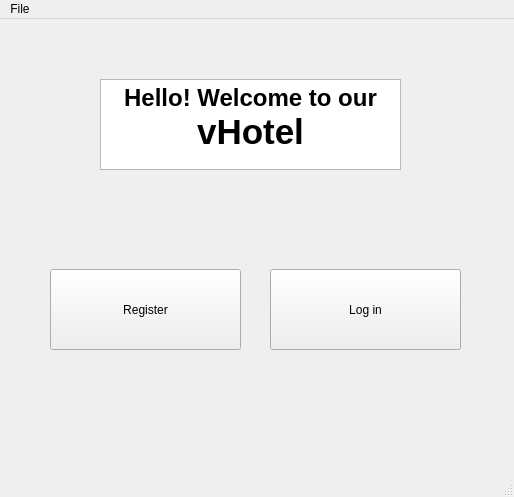
<?xml version="1.0" encoding="UTF-8"?>
<ui version="4.0">
 <class>MainWindow</class>
 <widget class="QMainWindow" name="MainWindow">
  <property name="enabled">
   <bool>true</bool>
  </property>
  <property name="geometry">
   <rect>
    <x>0</x>
    <y>0</y>
    <width>514</width>
    <height>497</height>
   </rect>
  </property>
  <property name="windowTitle">
   <string>MainWindow</string>
  </property>
  <widget class="QWidget" name="centralwidget">
   <property name="enabled">
    <bool>true</bool>
   </property>
   <widget class="QTextBrowser" name="textBrowser">
    <property name="geometry">
     <rect>
      <x>100</x>
      <y>60</y>
      <width>301</width>
      <height>91</height>
     </rect>
    </property>
    <property name="html">
     <string>&lt;!DOCTYPE HTML PUBLIC &quot;-//W3C//DTD HTML 4.0//EN&quot; &quot;http://www.w3.org/TR/REC-html40/strict.dtd&quot;&gt;
&lt;html&gt;&lt;head&gt;&lt;meta name=&quot;qrichtext&quot; content=&quot;1&quot; /&gt;&lt;style type=&quot;text/css&quot;&gt;
p, li { white-space: pre-wrap; }
&lt;/style&gt;&lt;/head&gt;&lt;body style=&quot; font-family:'MS Shell Dlg 2'; font-size:8.25pt; font-weight:400; font-style:normal;&quot;&gt;
&lt;p align=&quot;center&quot; style=&quot; margin-top:0px; margin-bottom:0px; margin-left:0px; margin-right:0px; -qt-block-indent:0; text-indent:0px;&quot;&gt;&lt;span style=&quot; font-size:18pt; font-weight:600;&quot;&gt;Hello! Welcome to our&lt;/span&gt;&lt;/p&gt;
&lt;p align=&quot;center&quot; style=&quot; margin-top:0px; margin-bottom:0px; margin-left:0px; margin-right:0px; -qt-block-indent:0; text-indent:0px;&quot;&gt;&lt;span style=&quot; font-size:26pt; font-weight:600;&quot;&gt;vHotel&lt;/span&gt;&lt;/p&gt;&lt;/body&gt;&lt;/html&gt;</string>
    </property>
   </widget>
   <widget class="QPushButton" name="pushButton">
    <property name="geometry">
     <rect>
      <x>50</x>
      <y>250</y>
      <width>191</width>
      <height>81</height>
     </rect>
    </property>
    <property name="styleSheet">
     <string notr="true">font: 23pt &quot;Narkisim&quot;;</string>
    </property>
    <property name="text">
     <string>Register</string>
    </property>
   </widget>
   <widget class="QPushButton" name="pushButton_2">
    <property name="geometry">
     <rect>
      <x>270</x>
      <y>250</y>
      <width>191</width>
      <height>81</height>
     </rect>
    </property>
    <property name="styleSheet">
     <string notr="true">font: 23pt &quot;Narkisim&quot;;</string>
    </property>
    <property name="text">
     <string>Log in</string>
    </property>
   </widget>
  </widget>
  <widget class="QMenuBar" name="menubar">
   <property name="enabled">
    <bool>true</bool>
   </property>
   <property name="geometry">
    <rect>
     <x>0</x>
     <y>0</y>
     <width>514</width>
     <height>21</height>
    </rect>
   </property>
   <widget class="QMenu" name="menuFile">
    <property name="title">
     <string>File</string>
    </property>
    <addaction name="actionHelp"/>
   </widget>
   <addaction name="menuFile"/>
  </widget>
  <widget class="QStatusBar" name="statusbar">
   <property name="enabled">
    <bool>true</bool>
   </property>
  </widget>
  <action name="actionHelp">
   <property name="text">
    <string>Help</string>
   </property>
  </action>
 </widget>
 <resources/>
 <connections/>
</ui>
